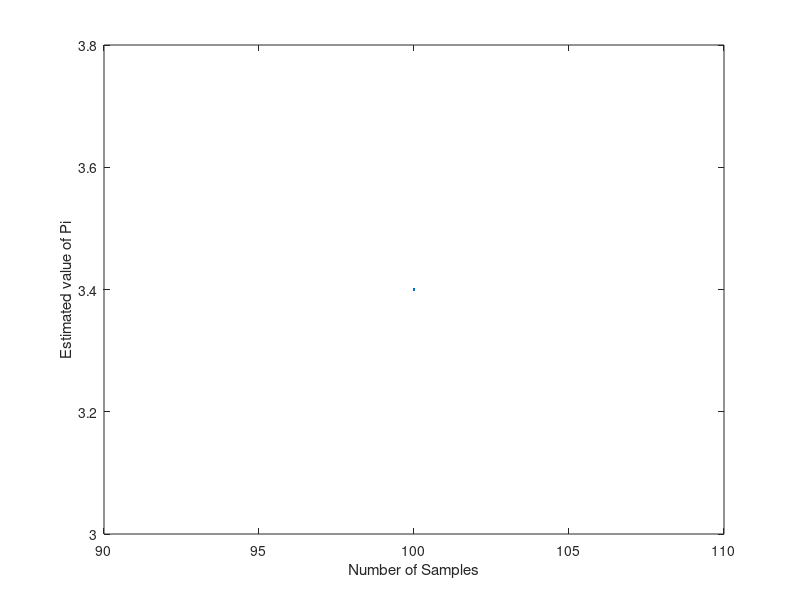
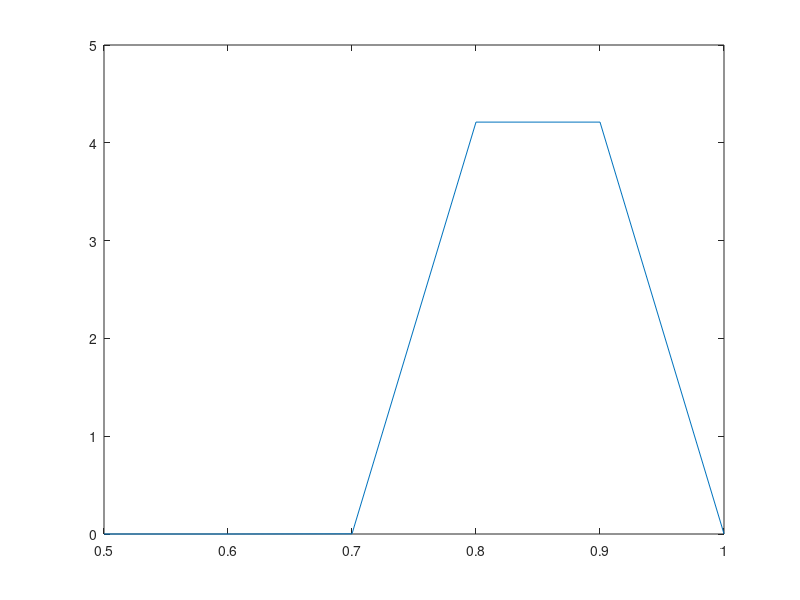

MATLAB code to generate these figures, in order:
Est_Value_Tracker = zeros(1,100000000);
max_samples = 100;
for N=100:max_samples
    points_tracker = zeros(2,N);  % A 2xN matrix to keep track of the coordinates of the N points
    distance_tracker = zeros(1,N);  % A 1xN matrix to keep track of the distance of these points from the origin
    RV_Value_tracker = zeros(1,N); %Our RV value = 1 or 0 depending on the distance. This matrix keeps track of that binary value
    num_of_inside_points = 0;  %Variable to count the number of points that lie inside the quadrant
    for i=1:N
        x = rand;  %generate a random x-coordinate
        y = rand;  %generate a random y-coordinate
        points_tracker(1,i) = x; %populating the points_tracker
        points_tracker(2,i) = y;
        d = ((x^2)+(y^2))^(0.5); %calculating the distance from origin
        if(d<=1)                   %checking if the distance is less than or equal to one
            RV_Value_tracker(1,i) = 1;   %If yes, we assign a value of 1 to that point
        else
        RV_Value_tracker(1,i) = 0;   %If no, we assign a value of 0 to that point
    end
    distance_tracker(1,i) = d;   %populating the distance_tracker matrix
end
num_of_inside_points = sum(RV_Value_tracker);  %calculating the number of points that fall inside the quadrant
%disp(distance_tracker);
%disp(num_of_inside_points);
estimated_value = (num_of_inside_points/N);  %This is the expected value of the 'pi/4' ^p (p-cap) that we are looking for
disp(estimated_value);%estimated value of pi/4 (Sample Mean)
Est_Value_Tracker(1,N-99) = estimated_value;
%disp(estimated_value*4); %estimated value of pi
%q = sum(distance_tracker)/(N-1);
%disp(4*q);
%Now, let us find the sample variance
sq_diff = 0;
for j=1:N
    sq_diff = sq_diff + (RV_Value_tracker(1,j)-estimated_value)^2;  %Calculating the squared differences of each of the values in the RV_Value_Tracker with the sample mean calculated
end
sample_variance = sq_diff/(N-1);  %Calculating the unbiased sample variance
%disp(sample_variance);
sample_standard_deviation = (sample_variance)^(0.5); %Calculating the unbiased sample standard deviation
disp(sample_standard_deviation);
Est_Var_of_sample_means = sample_variance/N; %Using the Central Limit Theorem
%disp(Est_Var_of_sample_means);
Est_StdDev_of_sample_means = (Est_Var_of_sample_means)^(0.5);
%disp(Est_StdDev_of_sample_means);
%Testing
%Let us calculate zscores and check
true_mean = 0.7854;
%true_variance = 0.1685;
%true_std = 0.4105/(N^(0.5));
z = (estimated_value - true_mean)/Est_StdDev_of_sample_means;
%disp(z);
end
figure
n=100:1:max_samples;
m=4*Est_Value_Tracker(1,n-99);
plot(n,m);
xlabel('Number of Samples');
ylabel('Estimated value of Pi');

t = [0.5:0.1:1];
norm = normpdf(t,estimated_value,Est_StdDev_of_sample_means);
figure;
plot(t,norm);

N_value = (196 * sample_standard_deviation/estimated_value)^2;  %This should be the maximum sample size according to our requirement
display(N_value);


    